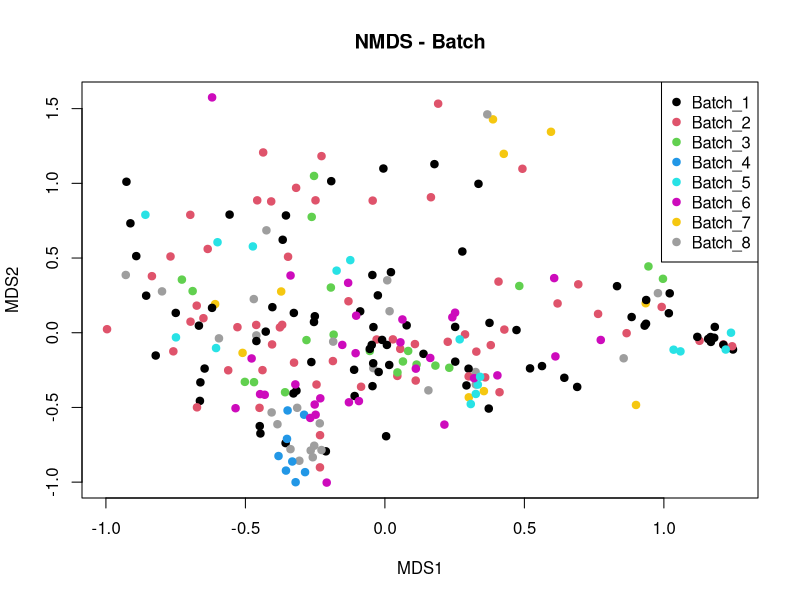

Here is the R script that generated this plot: (Note: this script raises an error after producing the figure.)
#!/usr/bin/env Rscript
# ======================================================================
# BETA DIVERSITY (NMDS) VS VARIABLES CLÍNICAS
# ----------------------------------------------------------------------
# Descripción:
#   1. Carga tabla QIIME2 y metadata.
#   2. Calcula distancia Bray-Curtis y NMDS global.
#   3. Para cada variable categórica:
#      - Genera un NMDS coloreado por niveles de la variable.
#      - Calcula PERMANOVA (adonis2), betadisper y ANOSIM (opcional).
#   4. Analiza SAPS II (continua) con NMDS, PERMANOVA y betadisper.
#   5. Exporta una tabla resumen con todos los estadísticos, incluyendo
#      p-valores ajustados por FDR para cada test.
#
# Entradas:
#   - 1_input/aggregated_taxonomy_table_qiime.tsv
#   - 1_input/metadata.csv
#
# Salidas:
#   - 0_figs/NMDS_por_variable/NMDS_*.svg
#   - 0_tables/adonis2_estadisticos_resumen.csv
#
# Requisitos:
#   - R >= 4.0
#   - Paquetes: data.table, dplyr, vegan, tidyverse
#
# Autor: Sandra Mingo-Ramirez
# Fecha: 2025
# ======================================================================

PROJECT_DIR <- "/home/sandra/Projects/UCI_Variables/"
setwd(PROJECT_DIR)

# ----------------------------------------------------------------------
# 1. LIBRERÍAS
# ----------------------------------------------------------------------
library(data.table)
library(dplyr)
library(vegan)
library(tidyverse)

dir.create("0_figs/NMDS_por_variable", recursive = TRUE, showWarnings = FALSE)
dir.create("0_tables", showWarnings = FALSE)

# ----------------------------------------------------------------------
# 2. TABLA QIIME2 Y METADATA
# ----------------------------------------------------------------------
table_qiime <- fread(
  "1_input/aggregated_taxonomy_table_qiime.tsv",
  header     = TRUE,
  data.table = FALSE,
  fill       = TRUE
)

rownames(table_qiime) <- table_qiime[, 1]
table_qiime <- table_qiime[, -1]

rownames(table_qiime) <- rownames(table_qiime) |>
  str_replace("^d__", "") |>
  str_replace("p__", "") |>
  str_replace("c__", "") |>
  str_replace("o__", "") |>
  str_replace("f__", "") |>
  str_replace("g__", "")

colnames(table_qiime) <- gsub("_L001", "", colnames(table_qiime))

metadata <- read.csv(
  "1_input/metadata.csv",
  header      = TRUE,
  row.names   = 1,
  check.names = FALSE
)
rownames(metadata) <- gsub("_L001", "", rownames(metadata))

samples <- intersect(colnames(table_qiime), rownames(metadata))
table_qiime <- table_qiime[, samples]
metadata    <- metadata[samples, ]

# ----------------------------------------------------------------------
# 3. DISTANCIA BRAY-CURTIS Y NMDS GLOBAL
# ----------------------------------------------------------------------
dist_mat <- vegdist(t(table_qiime), method = "bray")
nmds     <- metaMDS(dist_mat, trymax = 100)

run_nmds_analysis <- function(
    variable,
    var_name,
    metadata,
    dist_mat,
    nmds,
    file_name,
    use_anosim = TRUE
) {
  factor_var <- as.factor(metadata[[variable]])
  cols       <- as.numeric(factor_var)
  
  # NMDS
  svg(file_name, width = 8, height = 8)
  plot(
    nmds$points,
    col  = cols,
    pch  = 19,
    main = paste("NMDS -", var_name)
  )
  legend(
    "topright",
    legend = levels(factor_var),
    col    = seq_along(levels(factor_var)),
    pch    = 19
  )
  dev.off()
  
  # PERMANOVA
  adon <- adonis2(dist_mat ~ factor_var, data = metadata)
  
  # Betadisper
  beta      <- betadisper(dist_mat, factor_var, type = "centroid")
  beta_perm <- permutest(beta)
  
  # ANOSIM (opcional)
  if (use_anosim) {
    anos   <- anosim(dist_mat, factor_var)
    anos_R <- anos$statistic
    anos_p <- anos$signif
  } else {
    anos_R <- NA
    anos_p <- NA
  }
  
  tibble(
    Variable     = var_name,
    adonis2_F    = adon$F[1],
    adonis2_R2   = adon$R2[1],
    adonis2_p    = adon$`Pr(>F)`[1],
    Betadisper_F = beta_perm$tab$F[1],
    Betadisper_p = beta_perm$tab$`Pr(>F)`[1],
    ANOSIM_R     = anos_R,
    ANOSIM_p     = anos_p
  )
}

# ----------------------------------------------------------------------
# 4. VARIABLES CATEGÓRICAS
# ----------------------------------------------------------------------
results <- bind_rows(
  run_nmds_analysis("Batch",                 "Batch",                  metadata, dist_mat, nmds, "0_figs/NMDS_por_variable/NMDS_batch.svg"),
  run_nmds_analysis("Sexo",                  "Sexo",                   metadata, dist_mat, nmds, "0_figs/NMDS_por_variable/NMDS_sexo.svg"),
  run_nmds_analysis("Foco",                  "Foco",                   metadata, dist_mat, nmds, "0_figs/NMDS_por_variable/NMDS_foco.svg"),
  run_nmds_analysis("Inmunosuprimido",       "Inmunosuprimido",        metadata, dist_mat, nmds, "0_figs/NMDS_por_variable/NMDS_inmunosuprimido.svg"),
  run_nmds_analysis("NHC",                   "Paciente (NHC)",         metadata, dist_mat, nmds, "0_figs/NMDS_por_variable/NMDS_NHC.svg"),
  run_nmds_analysis("Mortalidad.UCI",        "Mortalidad UCI",         metadata, dist_mat, nmds, "0_figs/NMDS_por_variable/NMDS_mortalidad_UCI.svg"),
  run_nmds_analysis("Mortalidad.hospitalaria","Mortalidad hospitalaria",metadata, dist_mat, nmds, "0_figs/NMDS_por_variable/NMDS_mortalidad_hospitalaria.svg"),
  run_nmds_analysis("Traqueostomia",         "Traqueostomía",          metadata, dist_mat, nmds, "0_figs/NMDS_por_variable/NMDS_traqueostomia.svg"),
  run_nmds_analysis("VM.durante.el.ingreso", "Ventilación mecánica",   metadata, dist_mat, nmds, "0_figs/NMDS_por_variable/NMDS_VM.svg"),
  run_nmds_analysis("GNAF.durante.elingreso","GNAF",                   metadata, dist_mat, nmds, "0_figs/NMDS_por_variable/NMDS_GNAF.svg"),
  run_nmds_analysis("VMNI.durante.el.ingreso","VMNI",                  metadata, dist_mat, nmds, "0_figs/NMDS_por_variable/NMDS_VMNI.svg"),
  run_nmds_analysis("Riesgo.RZ",             "Riesgo RZ",              metadata, dist_mat, nmds, "0_figs/NMDS_por_variable/NMDS_RiesgoRZ.svg"),
  run_nmds_analysis("Bicho",                 "Microorganismo",         metadata, dist_mat, nmds, "0_figs/NMDS_por_variable/NMDS_Bicho.svg"),
  run_nmds_analysis("X.Ingresa.séptico.",    "Ingreso séptico",        metadata, dist_mat, nmds, "0_figs/NMDS_por_variable/NMDS_Ingreso_septico.svg")
)

# ----------------------------------------------------------------------
# 5. VARIABLE CONTINUA SAPS II
# ----------------------------------------------------------------------
metadata$SAPS.II.score <- as.numeric(metadata$SAPS.II.score)
metadata_clean <- metadata[!is.na(metadata$SAPS.II.score), ]

dist_matrix <- as.matrix(dist_mat)
dist_clean  <- as.dist(dist_matrix[rownames(metadata_clean), rownames(metadata_clean)])

nmds_saps <- metaMDS(dist_clean, trymax = 100)

metadata_clean$SAPS.II.group <- cut(
  metadata_clean$SAPS.II.score,
  breaks = 4,
  labels = c("Bajo", "Medio-Bajo", "Medio-Alto", "Alto")
)

svg("0_figs/NMDS_por_variable/NMDS_SAPSII.svg", width = 10, height = 10)
plot(
  nmds_saps$points,
  col  = as.numeric(metadata_clean$SAPS.II.group),
  pch  = 19,
  main = "NMDS - SAPS II"
)
legend(
  "topright",
  legend = levels(metadata_clean$SAPS.II.group),
  col    = seq_along(levels(metadata_clean$SAPS.II.group)),
  pch    = 19
)
dev.off()

adon_saps       <- adonis2(dist_clean ~ SAPS.II.score, data = metadata_clean)
beta_saps       <- betadisper(dist_clean, metadata_clean$SAPS.II.group)
beta_saps_perm  <- permutest(beta_saps)

results <- bind_rows(
  results,
  tibble(
    Variable     = "SAPS II",
    adonis2_F    = adon_saps$F[1],
    adonis2_R2   = adon_saps$R2[1],
    adonis2_p    = adon_saps$`Pr(>F)`[1],
    Betadisper_F = beta_saps_perm$tab$F[1],
    Betadisper_p = beta_saps_perm$tab$`Pr(>F)`[1],
    ANOSIM_R     = NA,
    ANOSIM_p     = NA
  )
)

# ----------------------------------------------------------------------
# 6. AJUSTE POR FDR Y EXPORTACIÓN
# ----------------------------------------------------------------------
results_fdr <- results %>%
  mutate(
    adonis2_p_FDR    = p.adjust(adonis2_p,    method = "fdr"),
    Betadisper_p_FDR = p.adjust(Betadisper_p, method = "fdr"),
    ANOSIM_p_FDR     = p.adjust(ANOSIM_p,     method = "fdr")
  )

write.csv(
  results_fdr,
  "0_tables/adonis2_estadisticos_resumen.csv",
  row.names = FALSE
)
